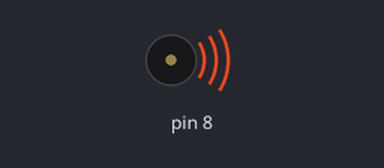
A sketch run on a simulated Arduino Uno, built with avr-gcc and run on an emulated ATmega328P. Parts: buzzer (waves = sounding).

Above: at 0.1 s.
At 1.8 s:
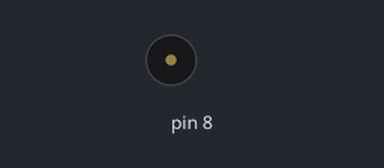
Timing chart, 0 to 3.3 s (numbered marks = the images above):
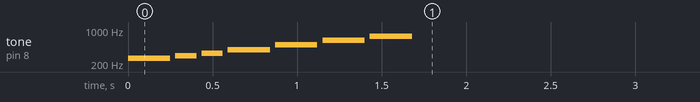

The sketch:

buzzer___tone_ino.ino
```cpp
int melody[] = {262,294,330,394,494,622,740};
int noteDurations[] = {4, 8, 8, 4,4,4,4,4 };
void setup()
{
for (int thisNote = 0; thisNote < 8; thisNote++)
{

int noteDuration = 1000/noteDurations[thisNote];
tone(8, melody[thisNote],noteDuration);
delay(noteDuration +30);
}
}
void loop()
{

}
```
